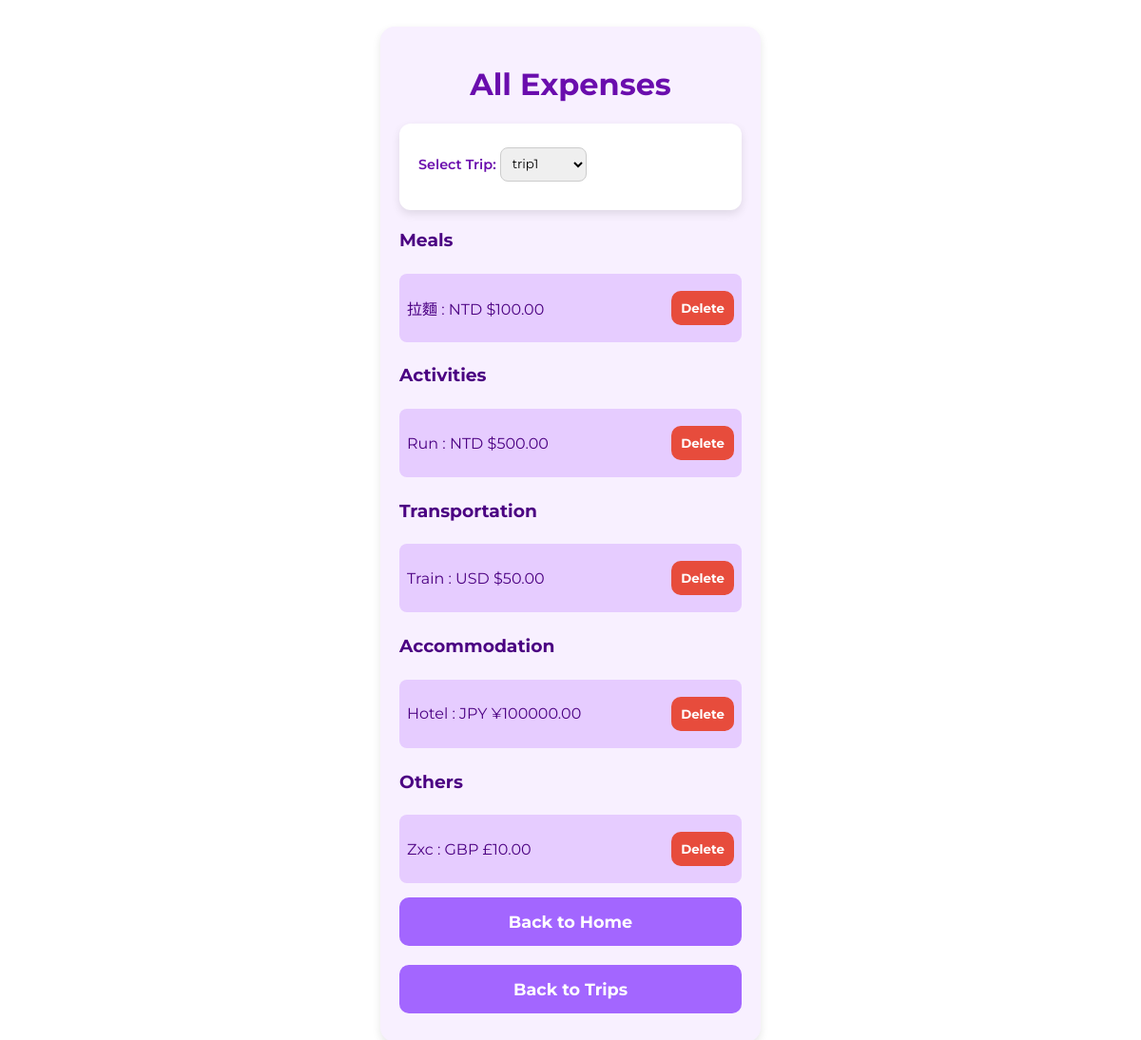
The app's page /viewExpense?trip_id=1, older data.
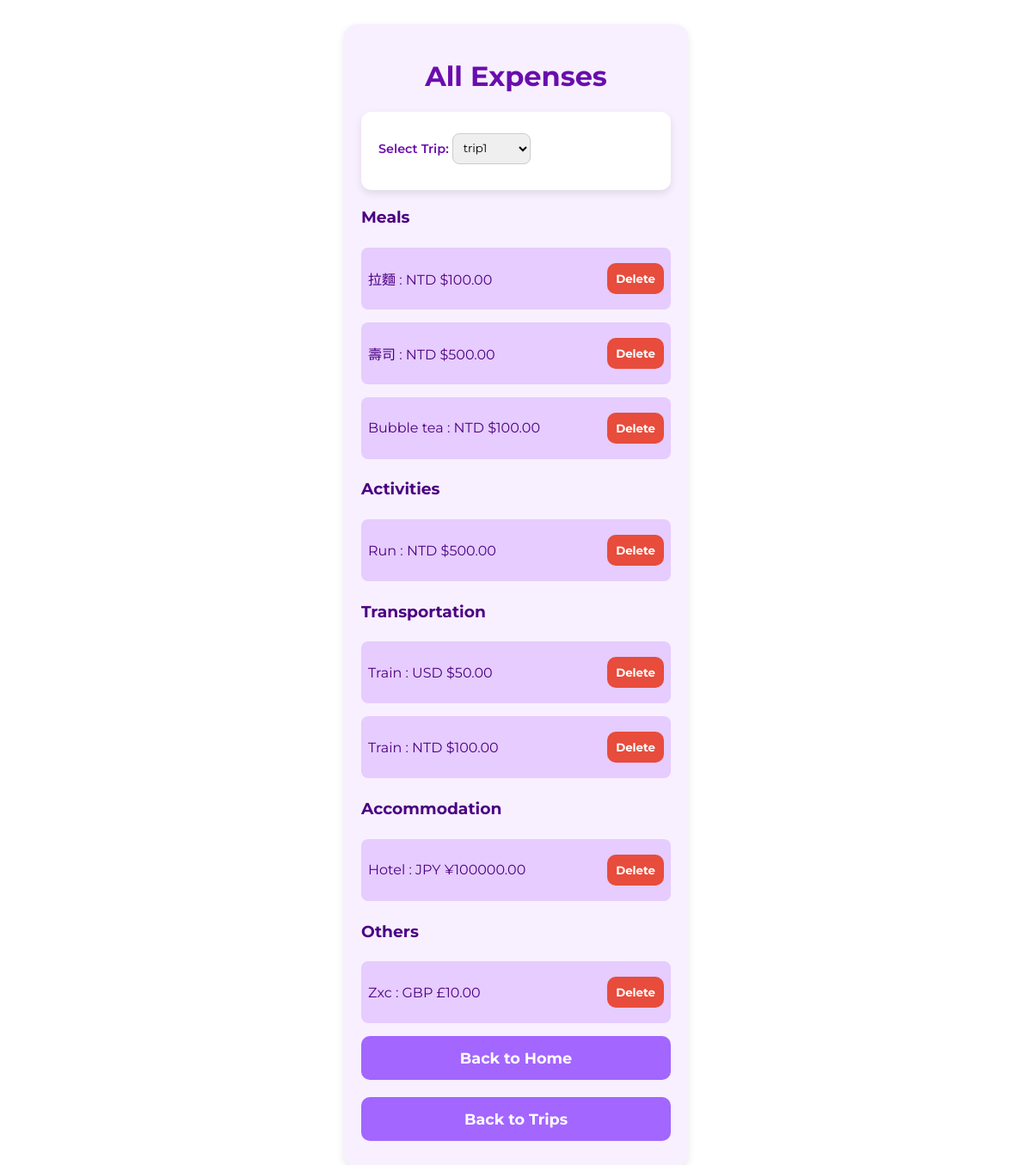
The same page, newer data.
### tables this page shows
CREATE TABLE expenses (
                 id INTEGER PRIMARY KEY, 
                 currency_id INTEGER,
                 method_id INTEGER, 
                 category_id INTEGER,
                 trip_id INTEGER,
                 item TEXT, 
                 amount REAL, 
                 FOREIGN KEY(currency_id) REFERENCES currensies(id),
                 FOREIGN KEY(method_id) REFERENCES paymentMethods(id),
                 FOREIGN KEY(category_id) REFERENCES categories(id),
                 FOREIGN KEY(trip_id) REFERENCES trips(id)
                );

CREATE TABLE categories (
            id INTEGER PRIMARY KEY,
            cat_name TEXT UNIQUE,
            order_index INTEGER
        );

CREATE TABLE currencies (
                 id INTEGER PRIMARY KEY, 
                 code TEXT UNIQUE, 
                 currency_name TEXT,
                 symbol TEXT,
                 is_base INTEGER DEFAULT 0
                );

### app.py (the view)
@app.route('/viewExpense')
def viewExpense():
    grouped_expenses = {}
    modal_message = ""
    trip_id = request.args.get('trip_id', type=int)
    trips = []
    try:
        with sqlite3.connect(DB_FILE) as conn:
            c = conn.cursor()
            c.execute('SELECT id, trip_name FROM trips ORDER BY start_date')
            trips = [{'id': r[0], 'trip_name': r[1]} for r in c.fetchall()]
            if trip_id:
                c.execute('''
                    SELECT e.id, c.cat_name, e.item, e.amount, cu.code, cu.symbol
                    FROM expenses e
                    JOIN categories c ON e.category_id = c.id
                    JOIN currencies cu ON e.currency_id = cu.id
                    WHERE e.trip_id = ?
                    ORDER BY c.order_index
                ''', (trip_id,))
                rows = c.fetchall()
                all_expenses = [{
                        'id': e[0],
                        'category': e[1],
                        'item': e[2],
                        'amount': e[3],
                        'code': e[4],
                        'symbol': e[5]
                } for e in rows]
                for e in all_expenses:
                    grouped_expenses.setdefault(e['category'], []).append(e)
    except sqlite3.DatabaseError:
        modal_message = "Oh no! Something went wrong with the database."
    return render_template(
        'viewExpense.html',
        grouped_expenses=grouped_expenses,
        modal_message=modal_message,
        trips=trips,
        selected_trip=trip_id
    )

### templates/viewExpense.html (shortened to what this page needs)
<!DOCTYPE html>
<html lang="en">
<head>
    <link rel="stylesheet" href="{{ url_for('static', filename='style.css') }}">
</head>
<body>
    <div class="container">
        <h1>All Expenses</h1>
        <form method="GET" class="form-box">
            <label>
                Select Trip:
                <select name="trip_id" onchange="this.form.submit()">
                    {% for trip in trips %}
                        <option value="{{ trip.id }}" {% if selected_trip == trip.id %}selected{% endif %}>
                        {{ trip.trip_name }}
                        </option>
                    {% endfor %}
                </select>
            </label>
        </form>
        {% if grouped_expenses %}
            {% for cat, expenses in grouped_expenses.items() %}
                <h3>{{ cat|capitalize }}</h3>
                <ul class="expense-list">
                    {% for e in expenses %}
                        <li class="expense-row">
                            <span class="expense-text">
                                {{ e.item|capitalize }} : {{ e.code }} {{ e.symbol }}{{ "%.2f"|format(e.amount) }}
                            </span>
                            <button type="button"
                                    class="btn btn-delete-expense"
                                    data-id="{{ e.id }}"
                                    data-item="{{ e.item }}">
                                Delete
                            </button>
                        </li>
                    {% endfor %}
                </ul>
            {% endfor %}
        {% else %}
            <p>No Expense for this trip.</p>
        {% endif %}
        <a href="{{ url_for('index') }}">
            <button type="button" class="btn btn-large">Back to Home</button>
        </a>
        <a href="{{ url_for('tripSelection') }}">
            <button type="button" class="btn btn-large">Back to Trips</button>
        </a>
    </div>
</body>
</html>

### static/style.css (style rules this page uses)
* { box-sizing: border-box; }
body { background-color: #fff; font-family: 'Montserrat', sans-serif; color: #4B0082; display: flex; justify-content: center; padding: 20px; }
button, input, select, textarea { font-family: inherit; }
.container { width: 400px; background-color: #f8f0ff; padding: 20px; border-radius: 15px; box-shadow: 0 4px 10px rgba(0, 0, 0, 0.1); }
h1 { text-align: center; color: #6a0dad; }
.form-box { display: flex; flex-direction: column; margin-bottom: 20px; }
label { margin-bottom: 10px; }
input, select { border-radius: 8px; border: 1px solid #ccc; }
.btn { background-color: #a366ff; color: white; border: none; padding: 10px; margin: 10px 0; border-radius: 10px; cursor: pointer; font-weight: bold; }
.expense-list { list-style: none; padding: 0; margin: 0; display: flex; flex-direction: column; gap: 5px; }
.expense-list li { background-color: #e6ccff; margin: 5px 0; padding: 8px; border-radius: 8px; }
.btn-large { width: 100%; padding: 15px; font-size: 1.1em; }
.expense-row { display: flex; justify-content: space-between; align-items: center; }
.expense-text { flex: 1; }
.btn-delete-expense { margin-left: 10px; background-color: #e74c3c; }
select { padding: 8px; border-radius: 8px; border: 1px solid #ccc; margin-top: 5px; }
.form-box label { font-size: 0.9em; font-weight: 600; color: #6a0dad; }
.form-box { background-color: #fff; padding: 20px; border-radius: 12px; box-shadow: 0 4px 10px rgba(0,0,0,0.1); max-width: 500px; margin: 20px auto; }

Row changes from the older to the newer data that the page shows:
added expenses: item "壽司", code "NTD", symbol "$", amount "500.00", shown under "Meals"
added expenses: item "Bubble tea", code "NTD", symbol "$", amount "100.00", shown under "Meals"
added expenses: item "Train", code "NTD", symbol "$", amount "100.00", shown under "Transportation"
